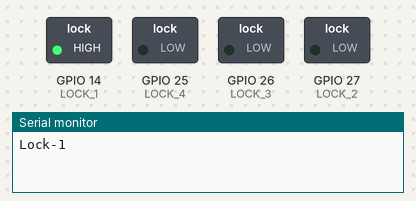
Recording of a sketch running on a simulated ESP32. On the bench: switched loads named in the sketch (green lamp = pin HIGH), the last lines printed to the serial monitor.

Above: at 4.0 s.
At 8.0 s:
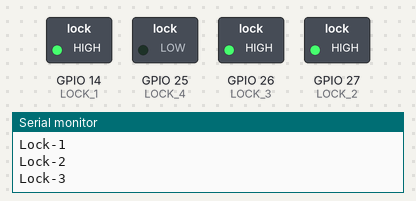
At 11.5 s:
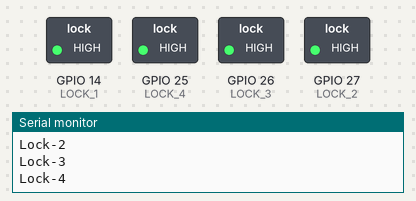
At 16.0 s:
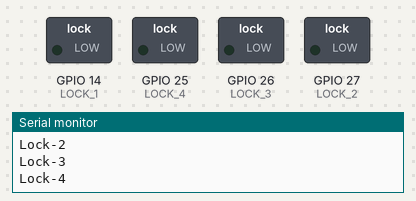
At 21.0 s:
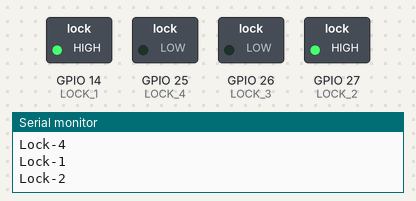
Timing chart, 0 to 22.5 s (numbered marks = the images above):
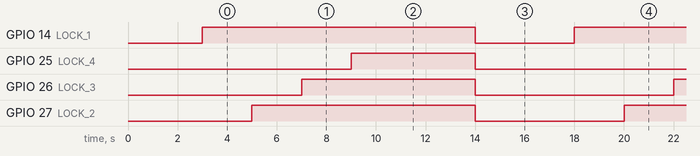

The sketch:

solinoid-locking-system-esp32-v1.ino
```cpp
#define LOCK_1 14
#define LOCK_2 27
#define LOCK_3 26
#define LOCK_4 25


void head_lock(int t);
void head_unlock(int t);


void setup(){

  Serial.begin(115200);
  pinMode(LOCK_1, OUTPUT);
  pinMode(LOCK_2, OUTPUT);
  pinMode(LOCK_3, OUTPUT);
  pinMode(LOCK_4, OUTPUT);
  digitalWrite(LOCK_1, LOW);
  digitalWrite(LOCK_2, LOW);
  digitalWrite(LOCK_3, LOW);
  digitalWrite(LOCK_4, LOW);
  delay(3000);

}


void loop(){

  head_unlock(2000);
  delay(3000);
  head_lock(1000);
  delay(3000);


}


void head_lock(int t){
  digitalWrite(LOCK_1, LOW);
  digitalWrite(LOCK_2, LOW);
  digitalWrite(LOCK_3, LOW);
  digitalWrite(LOCK_4, LOW);
  delay(t);
}


void head_unlock(int t){
  digitalWrite(LOCK_1, HIGH);
  Serial.println("Lock-1");
  delay(t);


  digitalWrite(LOCK_2, HIGH);
  Serial.println("Lock-2");
  delay(t);

  digitalWrite(LOCK_3, HIGH);
  Serial.println("Lock-3");
  delay(t);

  digitalWrite(LOCK_4, HIGH);
  Serial.println("Lock-4");
  delay(t);

}
```

Measured:
- by itself, GPIO 14 (LOCK_1): alternates HIGH for 11.0 s and LOW for 4.0 s
- by itself, GPIO 25 (LOCK_4): alternates HIGH for 5.0 s and LOW for 10.0 s
- by itself, GPIO 26 (LOCK_3): alternates HIGH for 7.0 s and LOW for 8.0 s
- by itself, GPIO 27 (LOCK_2): alternates HIGH for 9.0 s and LOW for 6.0 s
